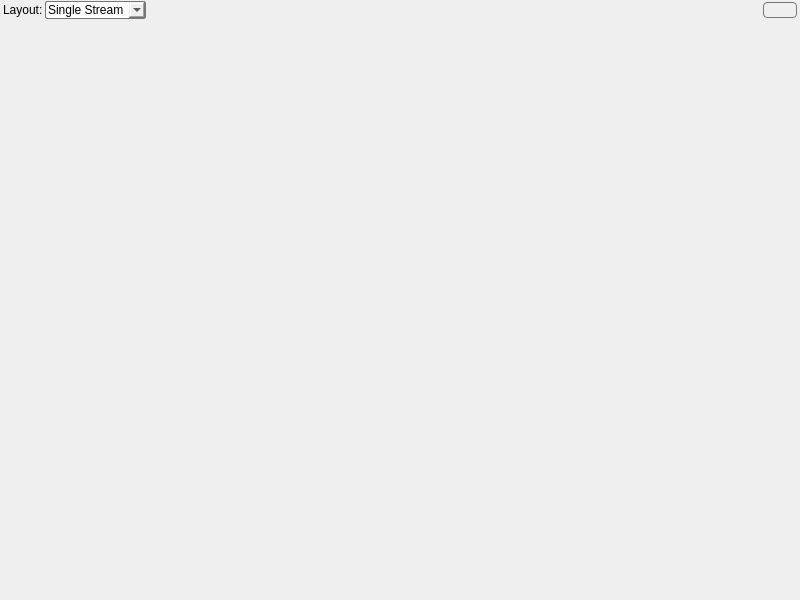
<?xml version="1.0" encoding="UTF-8"?>
<ui version="4.0">
 <class>SecondaryWindow</class>
 <widget class="QMainWindow" name="SecondaryWindow">
  <property name="geometry">
   <rect>
    <x>0</x>
    <y>0</y>
    <width>800</width>
    <height>600</height>
   </rect>
  </property>
  <property name="windowTitle">
   <string>Camera Streams</string>
  </property>
  <property name="iconSize">
   <size>
    <width>16</width>
    <height>16</height>
   </size>
  </property>
  <widget class="QWidget" name="centralWidget">
   <layout class="QVBoxLayout" name="mainLayout">
    <property name="spacing">
     <number>0</number>
    </property>
    <property name="leftMargin">
     <number>0</number>
    </property>
    <property name="topMargin">
     <number>0</number>
    </property>
    <property name="rightMargin">
     <number>0</number>
    </property>
    <property name="bottomMargin">
     <number>0</number>
    </property>
    <item>
     <layout class="QHBoxLayout" name="controlLayout">
      <property name="spacing">
       <number>2</number>
      </property>
      <property name="leftMargin">
       <number>3</number>
      </property>
      <property name="topMargin">
       <number>0</number>
      </property>
      <property name="rightMargin">
       <number>3</number>
      </property>
      <property name="bottomMargin">
       <number>0</number>
      </property>
      <item>
       <widget class="QLabel" name="layoutLabel">
        <property name="text">
         <string>Layout:</string>
        </property>
       </widget>
      </item>
      <item>
       <widget class="QComboBox" name="layoutSelector">
        <property name="styleSheet">
         <string>QComboBox { border: 1px solid #777777; border-radius: 2px; padding: 0px 2px; }</string>
        </property>
        <property name="fixedHeight" stdset="0">
         <number>26</number>
        </property>
        <item>
         <property name="text">
          <string>Single Stream</string>
         </property>
        </item>
        <item>
         <property name="text">
          <string>4 Streams</string>
         </property>
        </item>
        <item>
         <property name="text">
          <string>6 Streams</string>
         </property>
        </item>
       </widget>
      </item>
      <item>
       <spacer name="horizontalSpacer">
        <property name="orientation">
         <enum>Qt::Horizontal</enum>
        </property>
        <property name="sizeHint" stdset="0">
         <size>
          <width>40</width>
          <height>20</height>
         </size>
        </property>
       </spacer>
      </item>
      <item>
       <widget class="QPushButton" name="cameraSettingsButton">
        <property name="toolTip">
         <string>Camera Settings</string>
        </property>
        <property name="styleSheet">
         <string>QPushButton { border: 1px solid #777777; border-radius: 4px; padding: 0px; }</string>
        </property>
        <property name="icon">
         <iconset resource="../../src/Global/Constant/resources.qrc">
          <normaloff>:/icons/settings.png</normaloff>:/icons/settings.png</iconset>
        </property>
        <property name="iconSize">
         <size>
          <width>28</width>
          <height>28</height>
         </size>
        </property>
        <property name="fixedSize" stdset="0">
         <size>
          <width>28</width>
          <height>28</height>
         </size>
        </property>
       </widget>
      </item>
     </layout>
    </item>
    <item>
     <widget class="QStackedWidget" name="layoutStack">
      <property name="sizePolicy">
       <sizepolicy hsizetype="Preferred" vsizetype="Expanding">
        <horstretch>0</horstretch>
        <verstretch>1</verstretch>
       </sizepolicy>
      </property>
      <widget class="QWidget" name="singleStreamView">
       <layout class="QVBoxLayout" name="singleStreamLayout">
        <property name="spacing">
         <number>0</number>
        </property>
        <property name="leftMargin">
         <number>0</number>
        </property>
        <property name="topMargin">
         <number>0</number>
        </property>
        <property name="rightMargin">
         <number>0</number>
        </property>
        <property name="bottomMargin">
         <number>0</number>
        </property>
        <item>
         <widget class="QStackedWidget" name="singleStreamStack"/>
        </item>
       </layout>
      </widget>
      <widget class="QWidget" name="multiStreamView">
       <layout class="QVBoxLayout" name="multiStreamLayout">
        <property name="spacing">
         <number>0</number>
        </property>
        <property name="leftMargin">
         <number>0</number>
        </property>
        <property name="topMargin">
         <number>0</number>
        </property>
        <property name="rightMargin">
         <number>0</number>
        </property>
        <property name="bottomMargin">
         <number>0</number>
        </property>
        <item>
         <layout class="QGridLayout" name="multiStreamGrid"/>
        </item>
       </layout>
      </widget>
     </widget>
    </item>
   </layout>
  </widget>
 </widget>
 <resources>
  <include location="../../src/Global/Constant/resources.qrc"/>
 </resources>
 <connections/>
</ui>
